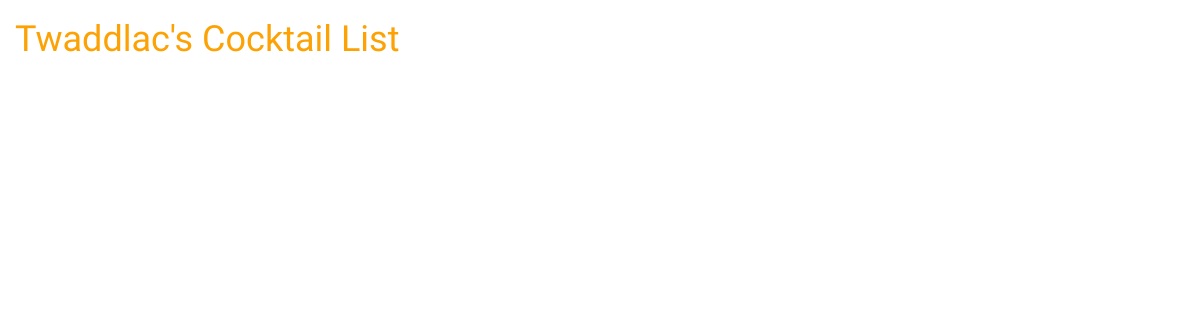
Before: / with the older database file.
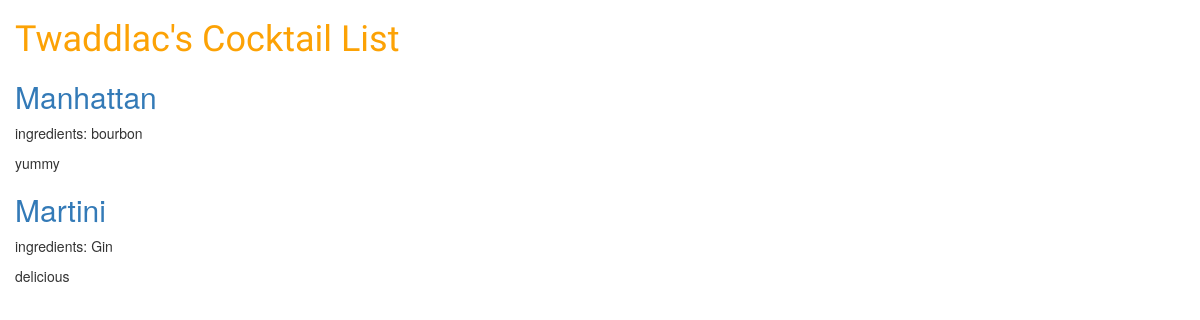
After: the same page with the newer database file.
### cocktails/models.py (models this page shows, shortened)
class Cocktail(models.Model):
    name = models.CharField(max_length=200)
    ingredients = models.CharField(max_length=200)
    directions = models.TextField()
    desc = models.TextField()

### cocktails/views.py (the view)
# urls.py: url(r'^$', views.cocktail_list, name='cocktail_list'),
def cocktail_list(request):
    cocktails = Cocktail.objects.all()
    return render(request, 'cocktails/cocktail_list.html', {'cocktails':cocktails})

### cocktails/templates/cocktails/cocktail_list.html (shortened to what this page needs)
{% load staticfiles %}
<html>
<div>
    <head>
        <link rel="stylesheet" href="//maxcdn.bootstrapcdn.com/bootstrap/3.2.0/css/bootstrap.min.css">
        <link rel="stylesheet" href="//maxcdn.bootstrapcdn.com/bootstrap/3.2.0/css/bootstrap-theme.min.css">
        <link rel="stylesheet" href="{% static 'css/cocktail.css' %}">
        <h1><a href="/">Twaddlac's Cocktail List</a></h1>
    </head>
</div>
    {% for cocktail in cocktails %}
        <div>
            <h2><a href="">{{ cocktail.name }}</a></h2>
            <p>ingredients: {{ cocktail.ingredients }}</p>
            <p>{{ cocktail.desc }}</p>
        </div>
    {% endfor %}
</html>

### cocktails/static/css/cocktail.css (style rules this page uses)
h1 a { color: #FCA205; font-family: 'Lobster'; }

Changed rows visible on the page:
added Cocktail: name "Manhattan", ingredients "bourbon", desc "yummy"
added Cocktail: name "Martini", ingredients "Gin", desc "delicious"
